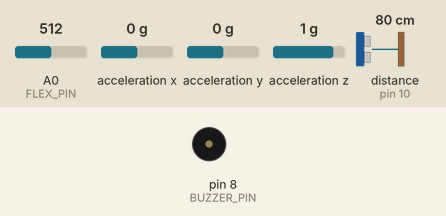
A sketch run on a simulated Arduino Uno, built with avr-gcc and run on an emulated ATmega328P. Shown: buzzer (waves = sounding). Wiring (inferred from the names in the program): ultrasonic range finder: trigger pin 9; echo pin 10; MPU-6050 motion sensor at I2C address 0x68. The inputs (shaded band) are chosen by the test bench; at power-on: acceleration x 0 g, acceleration z 1 g, A0 (FLEX_PIN) = 512, acceleration y 0 g, distance to the obstacle (sensor on pin 10) 80 cm. The echo pulse lasts 58.3 µs per cm; what the sketch prints to the serial monitor is not drawn.

Above: at 2.2 s.
2.3 s: acceleration x set to -0.8 g
4.3 s: acceleration x set to -1.1 g
At 6.1 s:
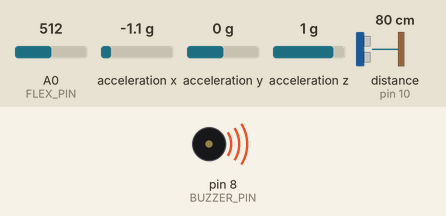
6.6 s: acceleration z set to 0.6 g
At 8.3 s:
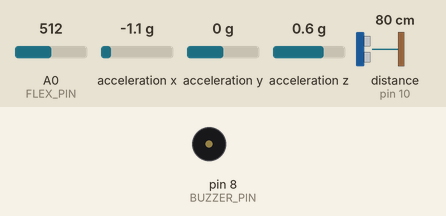
8.6 s: acceleration x set to -1.4 g
At 10.3 s:
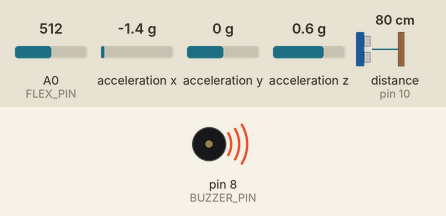
10.6 s: acceleration x set to 0.8 g
At 11.5 s:
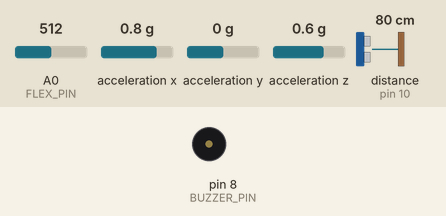
Timing chart, 0 to 13.6 s (numbered marks = the images above; inputs shaded):
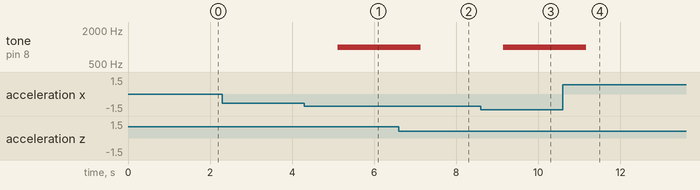

The sketch:

stride_sensor_node.ino
```cpp
/*
  STRIDE — Structural Risk Intelligence
  Arduino Uno Sensor Node

  Sensors:
    - Flex Sensor       → A0 (structural deformation)
    - Ultrasonic HC-SR04 → D9 (TRIG), D10 (ECHO) (crack/gap width)
    - MPU6050            → I2C SDA/SCL (vibration & tilt)

  Output format (Serial CSV, 9600 baud):
    timestamp_ms,flex_raw,ultrasonic_cm,accel_x_g,accel_y_g,accel_z_g

  Sampling rate: ~1 Hz
*/

#include <Wire.h>

// ── Pin definitions ────────────────────────────────────────────────────────
#define FLEX_PIN     A0
#define TRIG_PIN     9
#define ECHO_PIN     10
#define BUZZER_PIN   8

// ── MPU6050 ────────────────────────────────────────────────────────────────
#define MPU6050_ADDR  0x68
#define PWR_MGMT_1    0x6B
#define ACCEL_XOUT_H  0x3B
#define ACCEL_SCALE   16384.0   // ±2g range

// ── Thresholds ─────────────────────────────────────────────────────────────
#define FLEX_ALERT_THRESHOLD   700   // Raw ADC — tune per installation
#define VIBRATION_ALERT_G      0.35  // Total acceleration delta from 1g (gravity)

bool buzzerActive = false;

// ────────────────────────────────────────────────────────────────────────────
void setupMPU6050() {
  Wire.beginTransmission(MPU6050_ADDR);
  Wire.write(PWR_MGMT_1);
  Wire.write(0x00);            // Wake up MPU6050
  Wire.endTransmission(true);
}

// ────────────────────────────────────────────────────────────────────────────
void readMPU6050(float &ax, float &ay, float &az) {
  Wire.beginTransmission(MPU6050_ADDR);
  Wire.write(ACCEL_XOUT_H);
  Wire.endTransmission(false);
  Wire.requestFrom(MPU6050_ADDR, 6, true);

  int16_t rawX = (Wire.read() << 8) | Wire.read();
  int16_t rawY = (Wire.read() << 8) | Wire.read();
  int16_t rawZ = (Wire.read() << 8) | Wire.read();

  ax = rawX / ACCEL_SCALE;
  ay = rawY / ACCEL_SCALE;
  az = rawZ / ACCEL_SCALE;
}

// ────────────────────────────────────────────────────────────────────────────
float readUltrasonic() {
  // Send 10µs pulse
  digitalWrite(TRIG_PIN, LOW);
  delayMicroseconds(2);
  digitalWrite(TRIG_PIN, HIGH);
  delayMicroseconds(10);
  digitalWrite(TRIG_PIN, LOW);

  long duration = pulseIn(ECHO_PIN, HIGH, 30000); // 30ms timeout
  if (duration == 0) return -1.0;                  // No echo
  return (duration * 0.0343) / 2.0;               // cm
}

// ────────────────────────────────────────────────────────────────────────────
void setup() {
  Serial.begin(9600);
  Wire.begin();
  setupMPU6050();

  pinMode(TRIG_PIN, OUTPUT);
  pinMode(ECHO_PIN, INPUT);
  pinMode(BUZZER_PIN, OUTPUT);
  digitalWrite(BUZZER_PIN, LOW);

  // Header comment — Python reader skips lines starting with #
  Serial.println(F("# STRIDE Sensor Node — CARE HACK'26"));
  Serial.println(F("# Format: timestamp_ms,flex_raw,ultrasonic_cm,accel_x_g,accel_y_g,accel_z_g"));
  Serial.println(F("# Sampling: ~1 Hz"));

  delay(1000); // Sensor warm-up
}

// ────────────────────────────────────────────────────────────────────────────
void loop() {
  unsigned long ts = millis();

  // 1. Flex sensor (structural deformation proxy)
  int flexRaw = analogRead(FLEX_PIN);

  // 2. Ultrasonic (gap/crack width)
  float ultraCm = readUltrasonic();
  if (ultraCm < 0) ultraCm = 0.0; // Fallback

  // 3. MPU6050 (vibration / tilt)
  float ax, ay, az;
  readMPU6050(ax, ay, az);

  // Vibration magnitude (delta from gravity vector)
  float vibMag = abs(sqrt(ax*ax + ay*ay + az*az) - 1.0);

  // 4. Alert logic
  bool flexAlert     = (flexRaw > FLEX_ALERT_THRESHOLD);
  bool vibAlert      = (vibMag  > VIBRATION_ALERT_G);
  bool shouldBuzz    = flexAlert || vibAlert;

  if (shouldBuzz && !buzzerActive) {
    tone(BUZZER_PIN, 1000);  // 1kHz alert tone
    buzzerActive = true;
  } else if (!shouldBuzz && buzzerActive) {
    noTone(BUZZER_PIN);
    buzzerActive = false;
  }

  // 5. Output CSV line
  Serial.print(ts);       Serial.print(',');
  Serial.print(flexRaw);  Serial.print(',');
  Serial.print(ultraCm, 2); Serial.print(',');
  Serial.print(ax, 4);    Serial.print(',');
  Serial.print(ay, 4);    Serial.print(',');
  Serial.println(az, 4);

  delay(1000); // 1 Hz sampling
}
```

Measured:
- the behaviour switches between -0.9 and -1 g on acceleration x (found by bisection; images 0 and 1)
- the behaviour switches between 0.8 and 0.7 g on acceleration z (found by bisection; images 1 and 2)
- the behaviour switches between -1.2 and -1.3 g on acceleration x (found by bisection; images 2 and 3)
- after the input at 2.3 s, every drawn part: stays the same
- after the input at 4.3 s, tone on pin 8 (BUZZER_PIN): silent → 1000 Hz after 0.82 s
- after the input at 6.6 s, tone on pin 8 (BUZZER_PIN): 1000 Hz → silent after 0.53 s
- after the input at 8.6 s, tone on pin 8 (BUZZER_PIN): silent → 1000 Hz after 0.55 s
- after the input at 10.6 s, tone on pin 8 (BUZZER_PIN): 1000 Hz → silent after 0.57 s
